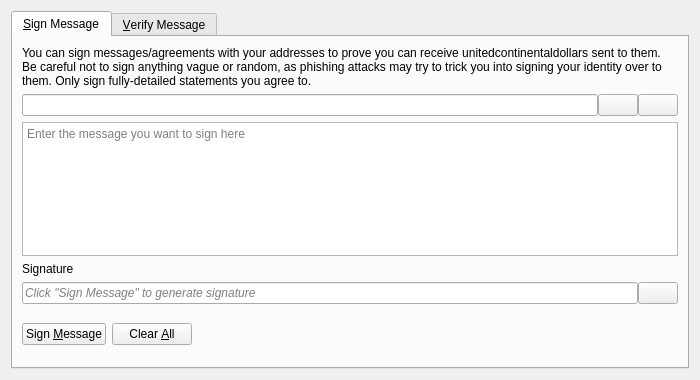
<?xml version="1.0" encoding="UTF-8"?>
<ui version="4.0">
 <class>SignVerifyMessageDialog</class>
 <widget class="QDialog" name="SignVerifyMessageDialog">
  <property name="geometry">
   <rect>
    <x>0</x>
    <y>0</y>
    <width>700</width>
    <height>380</height>
   </rect>
  </property>
  <property name="windowTitle">
   <string>Signatures - Sign / Verify a Message</string>
  </property>
  <property name="modal">
   <bool>true</bool>
  </property>
  <layout class="QVBoxLayout" name="verticalLayout">
   <item>
    <widget class="QTabWidget" name="tabWidget">
     <property name="currentIndex">
      <number>0</number>
     </property>
     <widget class="QWidget" name="tabSignMessage">
      <attribute name="title">
       <string>&amp;Sign Message</string>
      </attribute>
      <layout class="QVBoxLayout" name="verticalLayout_SM">
       <item>
        <widget class="QLabel" name="infoLabel_SM">
         <property name="text">
          <string>You can sign messages/agreements with your addresses to prove you can receive unitedcontinentaldollars sent to them. Be careful not to sign anything vague or random, as phishing attacks may try to trick you into signing your identity over to them. Only sign fully-detailed statements you agree to.</string>
         </property>
         <property name="textFormat">
          <enum>Qt::PlainText</enum>
         </property>
         <property name="wordWrap">
          <bool>true</bool>
         </property>
        </widget>
       </item>
       <item>
        <layout class="QHBoxLayout" name="horizontalLayout_1_SM">
         <property name="spacing">
          <number>0</number>
         </property>
         <item>
          <widget class="QValidatedLineEdit" name="addressIn_SM">
           <property name="toolTip">
            <string>The UnitedContinentalDollar address to sign the message with</string>
           </property>
          </widget>
         </item>
         <item>
          <widget class="QPushButton" name="addressBookButton_SM">
           <property name="toolTip">
            <string>Choose previously used address</string>
           </property>
           <property name="text">
            <string/>
           </property>
           <property name="icon">
            <iconset resource="../unitedcontinentaldollar.qrc">
             <normaloff>:/icons/address-book</normaloff>:/icons/address-book</iconset>
           </property>
           <property name="shortcut">
            <string>Alt+A</string>
           </property>
           <property name="autoDefault">
            <bool>false</bool>
           </property>
          </widget>
         </item>
         <item>
          <widget class="QPushButton" name="pasteButton_SM">
           <property name="toolTip">
            <string>Paste address from clipboard</string>
           </property>
           <property name="text">
            <string/>
           </property>
           <property name="icon">
            <iconset resource="../unitedcontinentaldollar.qrc">
             <normaloff>:/icons/editpaste</normaloff>:/icons/editpaste</iconset>
           </property>
           <property name="shortcut">
            <string>Alt+P</string>
           </property>
           <property name="autoDefault">
            <bool>false</bool>
           </property>
          </widget>
         </item>
        </layout>
       </item>
       <item>
        <widget class="QPlainTextEdit" name="messageIn_SM">
         <property name="toolTip">
          <string>Enter the message you want to sign here</string>
         </property>
         <property name="placeholderText">
          <string>Enter the message you want to sign here</string>
         </property>
        </widget>
       </item>
       <item>
        <widget class="QLabel" name="signatureLabel_SM">
         <property name="text">
          <string>Signature</string>
         </property>
         <property name="textFormat">
          <enum>Qt::PlainText</enum>
         </property>
        </widget>
       </item>
       <item>
        <layout class="QHBoxLayout" name="horizontalLayout_2_SM">
         <property name="spacing">
          <number>0</number>
         </property>
         <item>
          <widget class="QLineEdit" name="signatureOut_SM">
           <property name="placeholderText">
            <string>Click "Sign Message" to generate signature</string>
           </property>
           <property name="font">
            <font>
             <italic>true</italic>
            </font>
           </property>
           <property name="readOnly">
            <bool>true</bool>
           </property>
          </widget>
         </item>
         <item>
          <widget class="QPushButton" name="copySignatureButton_SM">
           <property name="toolTip">
            <string>Copy the current signature to the system clipboard</string>
           </property>
           <property name="text">
            <string/>
           </property>
           <property name="icon">
            <iconset resource="../unitedcontinentaldollar.qrc">
             <normaloff>:/icons/editcopy</normaloff>:/icons/editcopy</iconset>
           </property>
           <property name="autoDefault">
            <bool>false</bool>
           </property>
          </widget>
         </item>
        </layout>
       </item>
       <item>
        <layout class="QHBoxLayout" name="horizontalLayout_3_SM">
         <item>
          <widget class="QPushButton" name="signMessageButton_SM">
           <property name="toolTip">
            <string>Sign the message to prove you own this UnitedContinentalDollar address</string>
           </property>
           <property name="text">
            <string>Sign &amp;Message</string>
           </property>
           <property name="icon">
            <iconset resource="../unitedcontinentaldollar.qrc">
             <normaloff>:/icons/edit</normaloff>:/icons/edit</iconset>
           </property>
           <property name="autoDefault">
            <bool>false</bool>
           </property>
          </widget>
         </item>
         <item>
          <widget class="QPushButton" name="clearButton_SM">
           <property name="toolTip">
            <string>Reset all sign message fields</string>
           </property>
           <property name="text">
            <string>Clear &amp;All</string>
           </property>
           <property name="icon">
            <iconset resource="../unitedcontinentaldollar.qrc">
             <normaloff>:/icons/remove</normaloff>:/icons/remove</iconset>
           </property>
           <property name="autoDefault">
            <bool>false</bool>
           </property>
          </widget>
         </item>
         <item>
          <spacer name="horizontalSpacer_1_SM">
           <property name="orientation">
            <enum>Qt::Horizontal</enum>
           </property>
           <property name="sizeHint" stdset="0">
            <size>
             <width>40</width>
             <height>48</height>
            </size>
           </property>
          </spacer>
         </item>
         <item>
          <widget class="QLabel" name="statusLabel_SM">
           <property name="font">
            <font>
             <weight>75</weight>
             <bold>true</bold>
            </font>
           </property>
           <property name="text">
            <string/>
           </property>
           <property name="wordWrap">
            <bool>true</bool>
           </property>
          </widget>
         </item>
         <item>
          <spacer name="horizontalSpacer_2_SM">
           <property name="orientation">
            <enum>Qt::Horizontal</enum>
           </property>
           <property name="sizeHint" stdset="0">
            <size>
             <width>40</width>
             <height>48</height>
            </size>
           </property>
          </spacer>
         </item>
        </layout>
       </item>
      </layout>
     </widget>
     <widget class="QWidget" name="tabVerifyMessage">
      <attribute name="title">
       <string>&amp;Verify Message</string>
      </attribute>
      <layout class="QVBoxLayout" name="verticalLayout_VM">
       <item>
        <widget class="QLabel" name="infoLabel_VM">
         <property name="text">
          <string>Enter the receiver's address, message (ensure you copy line breaks, spaces, tabs, etc. exactly) and signature below to verify the message. Be careful not to read more into the signature than what is in the signed message itself, to avoid being tricked by a man-in-the-middle attack. Note that this only proves the signing party receives with the address, it cannot prove sendership of any transaction!</string>
         </property>
         <property name="textFormat">
          <enum>Qt::PlainText</enum>
         </property>
         <property name="alignment">
          <set>Qt::AlignLeading|Qt::AlignLeft|Qt::AlignTop</set>
         </property>
         <property name="wordWrap">
          <bool>true</bool>
         </property>
        </widget>
       </item>
       <item>
        <layout class="QHBoxLayout" name="horizontalLayout_1_VM">
         <property name="spacing">
          <number>0</number>
         </property>
         <item>
          <widget class="QValidatedLineEdit" name="addressIn_VM">
           <property name="toolTip">
            <string>The UnitedContinentalDollar address the message was signed with</string>
           </property>
          </widget>
         </item>
         <item>
          <widget class="QPushButton" name="addressBookButton_VM">
           <property name="toolTip">
            <string>Choose previously used address</string>
           </property>
           <property name="text">
            <string/>
           </property>
           <property name="icon">
            <iconset resource="../unitedcontinentaldollar.qrc">
             <normaloff>:/icons/address-book</normaloff>:/icons/address-book</iconset>
           </property>
           <property name="shortcut">
            <string>Alt+A</string>
           </property>
           <property name="autoDefault">
            <bool>false</bool>
           </property>
          </widget>
         </item>
        </layout>
       </item>
       <item>
        <widget class="QPlainTextEdit" name="messageIn_VM">
          <property name="toolTip">
            <string>The signed message to verify</string>
          </property>
          <property name="placeholderText">
            <string>The signed message to verify</string>
          </property>
        </widget>
       </item>
       <item>
        <widget class="QValidatedLineEdit" name="signatureIn_VM">
          <property name="toolTip">
            <string>The signature given when the message was signed</string>
          </property>
          <property name="placeholderText">
            <string>The signature given when the message was signed</string>
          </property>
        </widget>
       </item>
       <item>
        <layout class="QHBoxLayout" name="horizontalLayout_2_VM">
         <item>
          <widget class="QPushButton" name="verifyMessageButton_VM">
           <property name="toolTip">
            <string>Verify the message to ensure it was signed with the specified UnitedContinentalDollar address</string>
           </property>
           <property name="text">
            <string>Verify &amp;Message</string>
           </property>
           <property name="icon">
            <iconset resource="../unitedcontinentaldollar.qrc">
             <normaloff>:/icons/transaction_0</normaloff>:/icons/transaction_0</iconset>
           </property>
           <property name="autoDefault">
            <bool>false</bool>
           </property>
          </widget>
         </item>
         <item>
          <widget class="QPushButton" name="clearButton_VM">
           <property name="toolTip">
            <string>Reset all verify message fields</string>
           </property>
           <property name="text">
            <string>Clear &amp;All</string>
           </property>
           <property name="icon">
            <iconset resource="../unitedcontinentaldollar.qrc">
             <normaloff>:/icons/remove</normaloff>:/icons/remove</iconset>
           </property>
           <property name="autoDefault">
            <bool>false</bool>
           </property>
          </widget>
         </item>
         <item>
          <spacer name="horizontalSpacer_1_VM">
           <property name="orientation">
            <enum>Qt::Horizontal</enum>
           </property>
           <property name="sizeHint" stdset="0">
            <size>
             <width>40</width>
             <height>48</height>
            </size>
           </property>
          </spacer>
         </item>
         <item>
          <widget class="QLabel" name="statusLabel_VM">
           <property name="font">
            <font>
             <weight>75</weight>
             <bold>true</bold>
            </font>
           </property>
           <property name="text">
            <string/>
           </property>
           <property name="wordWrap">
            <bool>true</bool>
           </property>
          </widget>
         </item>
         <item>
          <spacer name="horizontalSpacer_2_VM">
           <property name="orientation">
            <enum>Qt::Horizontal</enum>
           </property>
           <property name="sizeHint" stdset="0">
            <size>
             <width>40</width>
             <height>48</height>
            </size>
           </property>
          </spacer>
         </item>
        </layout>
       </item>
      </layout>
     </widget>
    </widget>
   </item>
  </layout>
 </widget>
 <customwidgets>
  <customwidget>
   <class>QValidatedLineEdit</class>
   <extends>QLineEdit</extends>
   <header>qt/qvalidatedlineedit.h</header>
  </customwidget>
 </customwidgets>
 <resources>
  <include location="../unitedcontinentaldollar.qrc"/>
 </resources>
 <connections/>
</ui>
